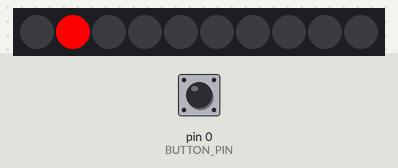
This sketch was run on a simulated Arduino Uno, built with avr-gcc and run on an emulated ATmega328P. Parts: 10 RGB LEDs in strip order, left to right. The inputs (shaded band) are chosen by the test bench; at power-on: pin 0 (BUTTON_PIN) HIGH. The strip is taken to match the declared colour order.

Above: at 1.6 s.
1.7 s: pin 0 (BUTTON_PIN) pulled LOW for 0.15 s
At 2.2 s:
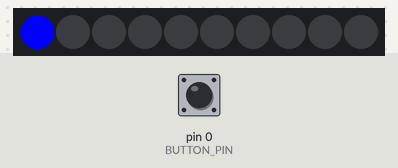
Timing chart, 0 to 4.7 s (numbered marks = the images above; inputs shaded):
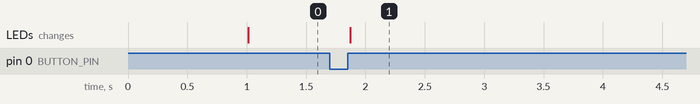

Measured:
- after the input at 1.7 s, the LEDs: change after 0.17 s (image 1)

The sketch:

TimerBall.ino
```cpp
#include <Adafruit_NeoPixel.h>

#define BUTTON_PIN   0              // the pin where the push button is connected to
#define PIXEL_PIN    1              // Digital IO pin connected to the NeoPixels.
#define PIXEL_COUNT 10              // How many LEDs are connected in a row

#define CONFIG_START 5000L          // time to press the push until config mode (milliseconds)
#define CONFIG_WAIT_FOR_SAVE 10000L // time to wait until config is saved (milliseconds)
#define CONFIG_UNIT 60000L          // how many ms is one pixel in the config (60000 = 1 minute)
#define DEFAULT_UNITS 2             // default units at startup

// State definitions
#define STATE_PAUSE 0
#define STATE_RUN 1
#define STATE_CONFIG 2
#define STATE_WILL_GO_CONFIG 3

// configure the Neopixel strip
Adafruit_NeoPixel strip = Adafruit_NeoPixel(PIXEL_COUNT, PIXEL_PIN, NEO_RGB + NEO_KHZ800);

// internal variables
bool oldButton = HIGH;
long lowSince = 0L;
long highSince = 0L;
int state;
long timer;
int pauseLED = 0;
int configLED = DEFAULT_UNITS - 1;
long timerStarted = 0L;
long currentTime = 0L;

// setup the whole thing
void setup() {
  // use the button pin in mode "INPUT_PULLUP" so we don't need a resistor
  // the button then needs to connect GND
  pinMode(BUTTON_PIN, INPUT_PULLUP);

  // initialize the neopixel strip
  strip.begin();
  strip.show();

  // set the default timer
  timer = DEFAULT_UNITS * CONFIG_UNIT;

  // we assume the the push button is not pressed at startup
  highSince = millis();

  // start the pause mode
  startPause();
}

// the main loop
//
// as we need a immediate reaction on the push button,
// the loop should return very fast.
// This has big impact on the realization of the LED control.
void loop() {
  // Get current button state.
  bool newButton = digitalRead(BUTTON_PIN);
  currentTime = millis();

  // translate the button state and the old button  state
  // into what happened and call the respective function
  if (oldButton == HIGH) {
    if (newButton == LOW) {
      buttonChangedToLow();
    } else {
      buttonIsStillHigh();
    }
  } else {
    if (newButton == LOW) {
      buttonIsStillLow();
    } else {
      buttonChangedToHigh();
    }
  }

  // show the new colors in the strip
  strip.show();
  // remember the current button state
  oldButton = newButton;
  // have a break, have a ...
  delay(50);
}

void buttonChangedToLow() {
  // note the time for the change
  lowSince = currentTime;
  // nothing more to do
}

void buttonIsStillLow() {
  // check if we should go into config mode
  if (currentTime - lowSince >= CONFIG_START) {
    state = STATE_WILL_GO_CONFIG;
    showConfigUnits();
  }
}

void buttonChangedToHigh() {
  highSince = currentTime;

  switch (state) {
    case STATE_PAUSE:
         // go into the RUN state
         state = STATE_RUN;
    case STATE_RUN:
         timerStarted = currentTime;
         showTimerRun();
         break;
    case STATE_CONFIG:
         configLED = (configLED + 1) % PIXEL_COUNT;
         showConfigUnits();
         break;
    case STATE_WILL_GO_CONFIG:
         state = STATE_CONFIG;
         break;
  }
}

void buttonIsStillHigh() {
  switch (state) {
    case STATE_PAUSE:
         showPause();
         break;
    case STATE_RUN:
         if (currentTime - timerStarted < timer) {
          showTimerRun();
         } else {
          // Party is over
          showEnd();
          startPause();
         }
         break;
    case STATE_CONFIG:
         if (currentTime - highSince >= CONFIG_WAIT_FOR_SAVE) {
          // waiting time has elapsed -> save the config
          timer = (configLED + 1) * CONFIG_UNIT;
          showConfigEnd();
          startPause();
         }
         break;
  }
}


// set all pixels to the same color
void colorWipe(uint32_t c) {
  for(uint16_t i=0; i<strip.numPixels(); i++) {
    strip.setPixelColor(i, c);
  }
}

// initiate the pause
void startPause() {
  state = STATE_PAUSE;
  colorWipe(strip.Color(0,0,0));
  currentTime = highSince;
  pauseLED = 0;
}

// show pause
void showPause() {
  if (currentTime - highSince >= 1000) {
    strip.setPixelColor(pauseLED, strip.Color(0,0,0));
    pauseLED = (pauseLED + 1) % PIXEL_COUNT;
    strip.setPixelColor(pauseLED, strip.Color(255,0,0));
    highSince = currentTime;
  }
}

// show the timer in percent
void showTimerRun() {
  int percent = int (((currentTime - timerStarted) * 100) / timer);
  colorWipe(strip.Color(0,0,0));

  strip.setPixelColor(percent / PIXEL_COUNT, strip.Color(0,0,255));
}

// show that the timer ended
void showEnd () {
  colorWipe(strip.Color(255,255,255));
  strip.show();

  delay(500);
}

//show the config units
void showConfigUnits() {
  colorWipe(strip.Color(0,0,0));

  strip.setPixelColor(configLED, strip.Color(0,255,0));
}

// show that the config ended
void showConfigEnd() {
  colorWipe(strip.Color(0,255,0));
  strip.show();
  delay(500);
}
```
